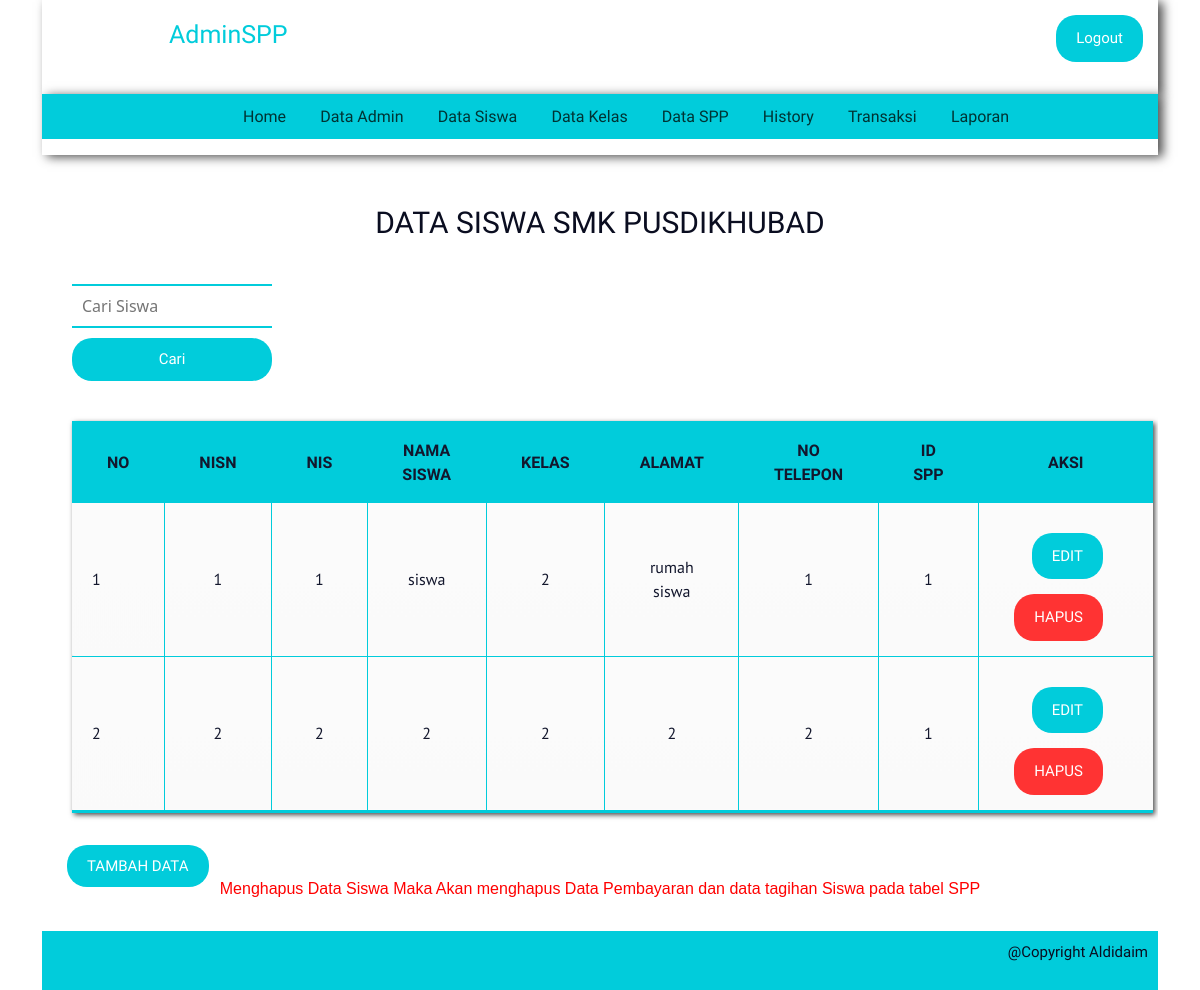
Screenshot of /admin/datasiswa.php (signed in) with the database file from the repository.
### tables this page shows
CREATE TABLE `siswa` (
  `nisn` char(10) NOT NULL,
  `nis` char(8) NOT NULL,
  `nama` varchar(35) NOT NULL,
  `id_kelas` int(11) NOT NULL,
  `alamat` text NOT NULL,
  `no_telp` varchar(13) NOT NULL,
  `id_spp` int(11) NOT NULL
);

### admin/datasiswa.php (the view, shortened to what this page needs)
<?php
include '../koneksi.php';
include 'header.php';
$siswa = query("SELECT * FROM siswa");
?>
<div class="content-all">
	<h2> DATA SISWA SMK PUSDIKHUBAD</h2>
	<form action="" method="POST">
		<div class="form">
			<input type="text" name="keyword" placeholder="Cari Siswa">
			<br>
			<button class="cari" type="submit" name="cari">Cari</button>
		</div>
	</form>
	<div class="tabel">
		<table cellspacing='0'>
			<thead>
				<tr>
					<th>NO</th>
					<th>NISN</th>
					<th>NIS</th>
					<th>NAMA SISWA</th>
					<th>KELAS</th>
					<th>ALAMAT</th>
					<th>NO TELEPON</th>
					<th>ID SPP</th>
					<th>AKSI</th>
				</tr>
			</thead>
			<?php $i = 1; ?>
			<?php foreach ($siswa as $dta) : ?>
				<tbody>
					<tr>
						<td><?= $i++; ?></td>
						<td><?= $dta['nisn'] ?></td>
						<td><?= $dta['nis'] ?></td>
						<td><?= $dta['nama'] ?></td>
						<td><?= $dta['id_kelas'] ?></td>
						<td><?= $dta['alamat'] ?></td>
						<td><?= $dta['no_telp'] ?></td>
						<td><?= $dta['id_spp'] ?></td>
						<td>
							<a class="edit" href=" updateSW.php?nisn=<?= $dta['nisn'] ?>">EDIT</a>
							<a class="hapus" href="hapusSW.php?nisn=<?= $dta['nisn'] ?>" onclick="return confirm('apakah anda yakin ingin menghapus data? data SPP Siswa yang bersangkutan akan ikut terhapus')">HAPUS</a>
						</td>
					</tr>
				</tbody>
			<?php endforeach; ?>
		</table>
	</div>
	<a href="tambahSW.php" class="tambah">TAMBAH DATA</a>
	<p align="center" style="font-family: arial; color: red; size: 10px;">Menghapus Data Siswa Maka Akan menghapus Data Pembayaran dan data tagihan Siswa pada tabel SPP</p>
</div>
<?php include '../footer.php'; ?>

### asset/style.css (style rules this page uses)
* { margin: 0; padding: 0; }
.content-all { width: 100%; margin-top: 15px; color: #01ccdb; margin-bottom: 30px; }
.content-all h2 { padding: 35px; font-family: viga; text-align: center; font-size: 30px; color: #0a0d20; }
.tambah { font-family: Viga; font-size: 15px; background: #01ccdb; color: white; border-radius: 20px; padding: 12px 20px; margin-top: 20px; margin-left: 25px; text-decoration: none; }
.tabel { margin-top: 10px; padding: 30px; margin-bottom: 10px; }
table { font-family: "PT Sans"; color: #13172d; background: #eaebec; border-bottom: #01ccdb 3px solid; box-shadow: 2px 2px 5px rgba(0, 0, 0, 0.7); text-align: center; }
table th { padding: 15px 35px; border-top: #01ccdb 3px solid; background: #01ccdb; font-family: Viga; }
table th:first-child { border-left: none; }
table tr { text-align: center; padding-left: 20px; }
table td:first-child { text-align: left; padding-left: 20px; border-left: 0; }
table td { padding: 15px 35px; border-top: 1px solid #01ccdb; border-bottom: 1px solid #01ccdb; border-left: 1px solid #01ccdb; background: #fafafa; background: -webkit-gradient( linear, left top, left bottom, from(#fbfbfb), to(#fafafa) ); background: -moz-linear-gradient(top, #fbfbfb, #fafafa); }
table tr:last-child td { border-bottom: 0; }
table tr:last-child td:first-child { -moz-border-radius-bottomleft: 3px; -webkit-border-bottom-left-radius: 3px; border-bottom-left-radius: 3px; }
table tr:last-child td:last-child { -moz-border-radius-bottomright: 3px; -webkit-border-bottom-right-radius: 3px; border-bottom-right-radius: 3px; }
.edit { font-family: Viga; font-size: 15px; background: #01ccdb; color: white; border-radius: 20px; padding: 12px 20px; margin-top: 15px; float: right; margin-right: 15px; }
.edit { text-decoration: none; }
.hapus { font-family: Viga; font-size: 15px; background: #ff3333; color: white; border-radius: 20px; padding: 12px 20px; margin-top: 15px; float: right; margin-right: 15px; }
.hapus { text-decoration: none; }
.form { margin-left: 30px; width: 200px; }
.form input { width: 100%; padding: 8px 10px; border: none; border-bottom: 2px solid #01ccdb; border-top: 2px solid #01ccdb; }
.form .cari { width: 100%; font-family: Viga; font-size: 15px; background: #01ccdb; color: white; border-radius: 20px; padding: 10px 22px; margin-top: 10px; margin-right: 10px; border: none; }

### rows the page displays
siswa: nisn "1", nis "1", nama "siswa", id_kelas "2", alamat "rumah siswa", no_telp "1", id_spp "1"
siswa: nisn "2", nis "2", nama "2", id_kelas "2", alamat "2", no_telp "2", id_spp "1"
